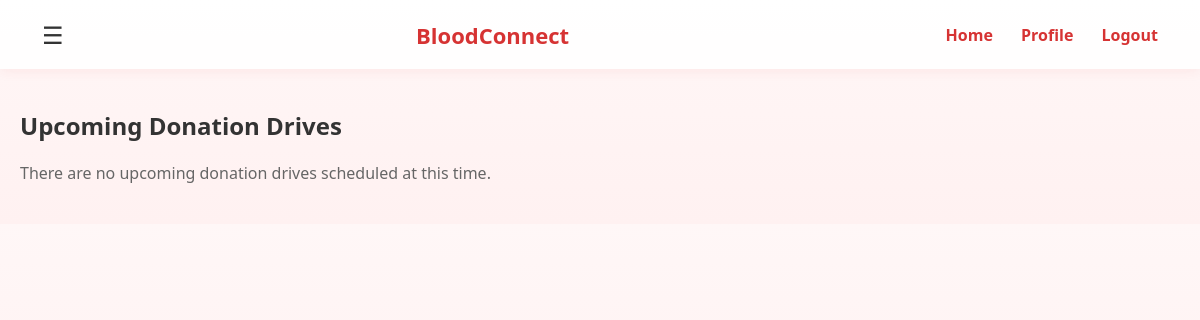
/drives (signed in), run on an earlier commit of the app's database.
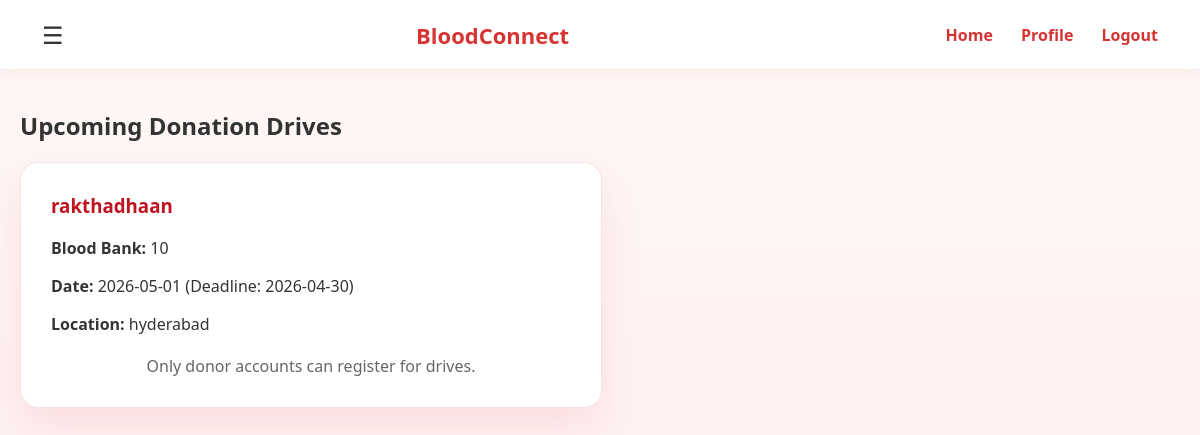
And on a later commit of the database.
### tables this page shows
CREATE TABLE drives(
        id INTEGER PRIMARY KEY AUTOINCREMENT,
        bank_id INTEGER,
        title TEXT,
        date TEXT,
        deadline TEXT,
        location TEXT,
        description TEXT,
        status TEXT DEFAULT 'open'
    , registration_limit INTEGER, registration_open INTEGER DEFAULT 1);

### app.py (the view)
@app.route('/drives')
@login_required
def drives_page():
    user = session.get('user')
    drives_raw = get_all_open_drives()
    drives = []
    if user and user.get('role') == 'donor':
        donor_id = user['id']
        for d in drives_raw:
            regs = get_drive_registrations(d[0]) # d[0] is drive_id
            is_reg = any(r[0] == donor_id for r in regs) # r[0] is donor id
            drives.append({
                'id': d[0],
                'title': d[2],
                'date': d[3],
                'deadline': d[4],
                'location': d[5],
                'description': d[6],
                'bank_name': d[8],  # index 8 is b.name
                'is_registered': is_reg
            })
    else:
        for d in drives_raw:
            drives.append({
                'id': d[0],
                'title': d[2],
                'date': d[3],
                'deadline': d[4],
                'location': d[5],
                'description': d[6],
                'bank_name': d[8],
                'is_registered': False
            })
    return render_template("drives.html", drives=drives)

### app.py (called while the page is built)
@app.context_processor
def inject_user():
    return {'user': session.get('user')}

def login_required(view):
    @wraps(view)
    def wrapped_view(*args, **kwargs):
        if not session.get('user'):
            next_page = request.path
            if request.query_string:
                next_page += '?' + request.query_string.decode('utf-8')
            return redirect(f"/login?next={next_page}")
        return view(*args, **kwargs)
    return wrapped_view

### database.py (called while the page is built)
def get_all_open_drives():
    conn = sqlite3.connect(DB_NAME)
    cur = conn.cursor()
    cur.execute('''
        SELECT d.*, b.name as bank_name
        FROM drives d
        JOIN blood_banks b ON d.bank_id = b.id
        WHERE d.status='open' ORDER BY d.id DESC
    ''')
    drives = cur.fetchall()
    conn.close()
    return drives

### templates/drives.html (shortened to what this page needs)
<!DOCTYPE html>
<html lang="en">
<head>
    <link rel="stylesheet" href="{{ url_for('static', filename='style.css') }}">
    <link rel="stylesheet" href="https://cdnjs.cloudflare.com/ajax/libs/font-awesome/6.5.0/css/all.min.css">
</head>
<body>
    <div class="navbar">
        <div class="menu">☰</div>
        <div class="logo">BloodConnect</div>
        <div class="nav-links">
            {% if user %}
            <a href="/">Home</a>
            <a href="/profile">Profile</a>
            <a href="/logout">Logout</a>
            {% else %}
            <a href="/">Home</a>
            <a href="/login">Sign In</a>
            <a href="/signup">Sign Up</a>
            {% endif %}
        </div>
    </div>
    <section style="margin: 40px auto; max-width: 1200px; padding: 0 20px;">
        <h2>Upcoming <span>Donation Drives</span></h2>
        {% if drives %}
        <div
            style="display: grid; grid-template-columns: repeat(auto-fit, minmax(300px, 1fr)); gap: 20px; margin-top: 20px;">
            {% for drive in drives %}
            <div class="card" style="margin: 0;">
                <h3 style="color: #c1121f; margin-top: 0;">{{ drive.title }}</h3>
                <p><strong>Blood Bank:</strong> {{ drive.bank_name }}</p>
                <p><strong>Date:</strong> {{ drive.date }} (Deadline: {{ drive.deadline }})</p>
                <p><strong>Location:</strong> {{ drive.location }}</p>
                {% if user and user.get('role') == 'donor' %}
                    {% if drive.is_registered %}
                    <button class="secondary-btn" style="width: 100%; border-color: #c1121f; color: #c1121f;"
                        onclick="cancelDrive({{ drive.id }})">Cancel Registration</button>
                    {% else %}
                    <button class="primary-btn" style="width: 100%;" onclick="registerDrive({{ drive.id }})">Register</button>
                    {% endif %}
                {% else %}
                    <p style="color:#666; text-align:center; margin:0;">Only donor accounts can register for drives.</p>
                {% endif %}
            </div>
            {% endfor %}
        </div>
        {% else %}
        <p style="color: #666;">There are no upcoming donation drives scheduled at this time.</p>
        {% endif %}
    </section>
</body>
</html>

### static/style.css (style rules this page uses)
body { margin: 0; font-family: 'Segoe UI', sans-serif; background: linear-gradient(to bottom, #fff7f7, #fff1f1); color: #333; }
.navbar { display: flex; justify-content: space-between; align-items: center; padding: 18px 42px; background: rgba(255, 255, 255, 0.95); box-shadow: 0 2px 12px rgba(214, 51, 51, 0.08); position: sticky; top: 0; z-index: 100; }
.logo { font-size: 22px; font-weight: 700; color: #d63333; }
.nav-links a { margin-left: 24px; text-decoration: none; color: #d63333; font-weight: 600; transition: 0.25s ease; }
.menu { font-size: 24px; cursor: pointer; color: #333; }
.card { background: white; width: 100%; max-width: 520px; margin: 40px auto; padding: 30px; border-radius: 18px; box-shadow: 0 18px 40px rgba(193, 18, 31, 0.08); border: 1px solid rgba(193, 18, 31, 0.12); }
.card { animation: fadeInUp 0.8s ease-out both; }

What changed in the data, as far as the page shows it:
added drives: title "rakthadhaan", bank_name "10", date "2026-05-01", deadline "2026-04-30", location "hyderabad"
Also different on the page:
text no longer shown: "There are no upcoming donation drives scheduled at this time."
